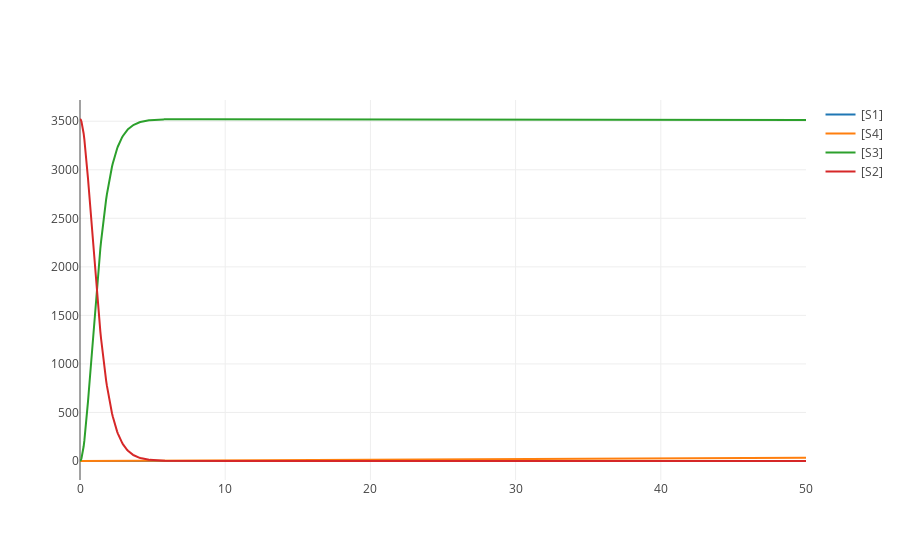

The code cell stored with this chart in its notebook:
### Code cell
import tellurium

red_withLight.reset()
red_withLight.simulate(0, 50, 1000)
red_withLight.plot()

### Figure 1 — Plotly figure (JSON) as saved in the notebook; plotly's stock layout.template omitted (floating-point values rounded to 4 significant figures; data arrays with more than 128 entries replaced by an {"elided": "..."} marker saying what was removed)
{"data": [{"type": "scatter", "x": {"elided": "1000 float values"}, "y": {"elided": "1000 float values"}, "name": "[S1]", "opacity": 1, "mode": "lines"}, {"type": "scatter", "x": {"elided": "1000 float values"}, "y": {"elided": "1000 float values"}, "name": "[S4]", "opacity": 1, "mode": "lines"}, {"type": "scatter", "x": {"elided": "1000 float values"}, "y": {"elided": "1000 float values"}, "name": "[S3]", "opacity": 1, "mode": "lines"}, {"type": "scatter", "x": {"elided": "1000 float values"}, "y": {"elided": "1000 float values"}, "name": "[S2]", "opacity": 1, "mode": "lines"}], "layout": {}}
